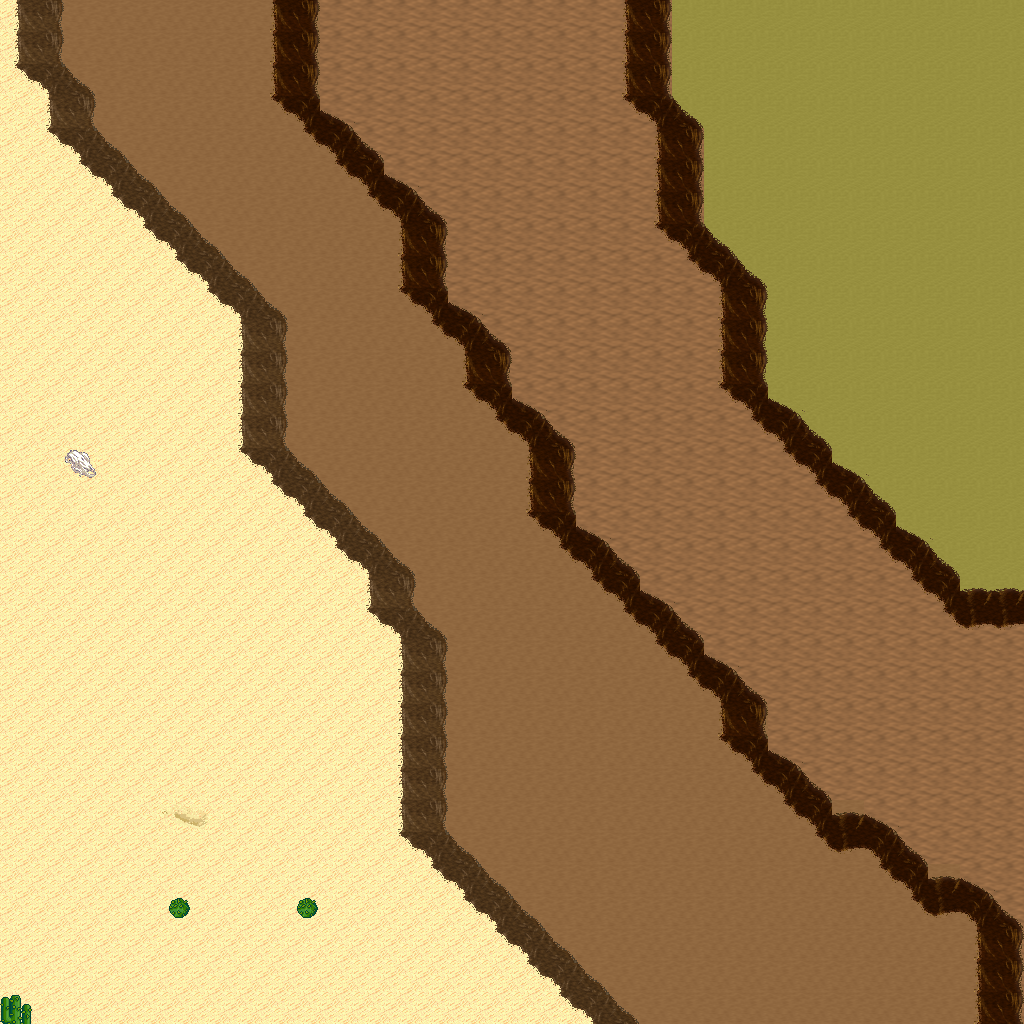

This is a level from a 2D game, rendered from its Tiled map with the project's own tilesets. A one-line summary and the map file follow, with tile-layer data summarised:
An orthogonal 32x32 tile map with 32x32 px tiles, 5 tile layers (Ground, Objects, Objects2, Above, ...), 1 hidden layer not drawn, 8 tilesets.

<map version="1.10" tiledversion="1.11.0" orientation="orthogonal" renderorder="right-down" width="32" height="32" tilewidth="32" tileheight="32" infinite="0" nextlayerid="11" nextobjectid="1">
 <tileset firstgid="1" name="logic_collision" tilewidth="32" tileheight="32" tilecount="1" columns="1">
  <image source="../drawable/logic_collision.png" width="32" height="32" />
 </tileset>
 <tileset firstgid="2" name="ground_ground" tilewidth="32" tileheight="32" tilecount="33" columns="3">
  <image source="../drawable/ground_ground.png" width="96" height="352" />
 </tileset>
 <tileset firstgid="35" name="ground_ridge_earth_pale" tilewidth="32" tileheight="32" tilecount="96" columns="12">
  <image source="../drawable/ground_ridge_earth_pale.png" width="384" height="256" />
 </tileset>
 <tileset firstgid="131" name="ground_ridge_earth_dark" tilewidth="32" tileheight="32" tilecount="96" columns="12">
  <image source="../drawable/ground_ridge_earth_dark.png" width="384" height="256" />
 </tileset>
 <tileset firstgid="227" name="terrain_desert" tilewidth="32" tileheight="32" tilecount="88" columns="8">
  <image source="../drawable/terrain_desert.png" width="256" height="352" />
 </tileset>
 <tileset firstgid="315" name="plant_tree_tree_darkgreen" tilewidth="32" tileheight="32" tilecount="88" columns="8">
  <image source="../drawable/plant_tree_tree_darkgreen.png" width="256" height="352" />
 </tileset>
 <tileset firstgid="403" name="ground_sand_2" tilewidth="32" tileheight="32" tilecount="15" columns="5">
  <image source="../drawable/ground_sand_2.png" width="160" height="96" />
 </tileset>
 <tileset firstgid="418" name="plant_cactus_2" tilewidth="32" tileheight="32" tilecount="10" columns="5">
  <image source="../drawable/plant_cactus_2.png" width="160" height="64" />
 </tileset>
 <layer id="1" name="Ground" width="32" height="32">
  <data>[1024 cells, 1024 non-empty, 7 distinct tile ids]</data>
 </layer>
 <layer id="2" name="Objects" width="32" height="32">
  <data>[1024 cells, 237 non-empty, 15 distinct tile ids]</data>
 </layer>
 <layer id="3" name="Objects2" width="32" height="32">
  <data>[1024 cells, 0 non-empty, 0 distinct tile ids]</data>
 </layer>
 <layer id="4" name="Above" width="32" height="32">
  <data>[1024 cells, 1 non-empty, 1 distinct tile ids]</data>
 </layer>
 <layer id="5" name="Above2" width="32" height="32">
  <data>[1024 cells, 0 non-empty, 0 distinct tile ids]</data>
 </layer>
 <layer id="6" name="Walkable" width="32" height="32" visible="0">
  <data>[1024 cells, 90 non-empty, 1 distinct tile ids]</data>
 </layer>
 <objectgroup id="7" name="Mapevents" />
 <objectgroup id="8" name="Spawn" />
 <objectgroup id="9" name="Keys" />
 <objectgroup id="10" name="Replace" />
</map>
